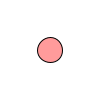
Frame 1 (no input)
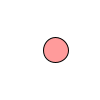
Frame 60 (the mouse pressed at the canvas centre just before this capture)
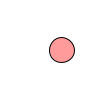
Frame 120 (the mouse held since frame 60 and released just before this capture)

The Processing sketch that drew these frames (run headless with seeded random() and noise(); from frame 60 on, the mouse is pressed at the canvas centre):

// Processing sketch: program2
// ── program2.pde
float posx;

void setup() {
  size(100, 100);
  frameRate(60);
  posx = 50;
}

void draw() {
  background(255, 255, 255);
  fill(255, 0, 0, 100);
  posx+=0.1;
  ellipse(posx, 50, 25, 25);
}
